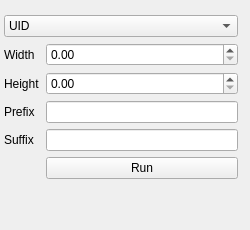
<?xml version="1.0" encoding="UTF-8"?>
<ui version="4.0">
 <class>Form</class>
 <widget class="QWidget" name="Form">
  <property name="geometry">
   <rect>
    <x>0</x>
    <y>0</y>
    <width>250</width>
    <height>230</height>
   </rect>
  </property>
  <property name="sizePolicy">
   <sizepolicy hsizetype="Fixed" vsizetype="Fixed">
    <horstretch>0</horstretch>
    <verstretch>0</verstretch>
   </sizepolicy>
  </property>
  <property name="minimumSize">
   <size>
    <width>250</width>
    <height>230</height>
   </size>
  </property>
  <property name="windowTitle">
   <string>Form</string>
  </property>
  <layout class="QGridLayout" name="gridLayout">
   <property name="sizeConstraint">
    <enum>QLayout::SetDefaultConstraint</enum>
   </property>
   <property name="leftMargin">
    <number>4</number>
   </property>
   <property name="topMargin">
    <number>15</number>
   </property>
   <property name="rightMargin">
    <number>12</number>
   </property>
   <item row="0" column="0">
    <widget class="QComboBox" name="stringnum_type">
     <item>
      <property name="text">
       <string>UID</string>
      </property>
     </item>
     <item>
      <property name="text">
       <string>Basic</string>
      </property>
     </item>
     <item>
      <property name="text">
       <string>Basic+module</string>
      </property>
     </item>
     <item>
      <property name="text">
       <string>Existing+module</string>
      </property>
     </item>
    </widget>
   </item>
   <item row="1" column="0">
    <layout class="QFormLayout" name="formLayout">
     <item row="0" column="0">
      <widget class="QLabel" name="label">
       <property name="text">
        <string>Width</string>
       </property>
      </widget>
     </item>
     <item row="0" column="1">
      <widget class="QgsDoubleSpinBox" name="Width">
       <property name="enabled">
        <bool>true</bool>
       </property>
      </widget>
     </item>
     <item row="1" column="0">
      <widget class="QLabel" name="label_2">
       <property name="text">
        <string>Height</string>
       </property>
      </widget>
     </item>
     <item row="1" column="1">
      <widget class="QgsDoubleSpinBox" name="Height"/>
     </item>
     <item row="2" column="0">
      <widget class="QLabel" name="label_3">
       <property name="text">
        <string>Prefix</string>
       </property>
      </widget>
     </item>
     <item row="2" column="1">
      <widget class="QLineEdit" name="Prefix"/>
     </item>
     <item row="3" column="0">
      <widget class="QLabel" name="label_4">
       <property name="text">
        <string>Suffix</string>
       </property>
      </widget>
     </item>
     <item row="3" column="1">
      <widget class="QLineEdit" name="Suffix"/>
     </item>
     <item row="4" column="1">
      <widget class="QPushButton" name="approve">
       <property name="text">
        <string>Run</string>
       </property>
      </widget>
     </item>
    </layout>
   </item>
  </layout>
 </widget>
 <customwidgets>
  <customwidget>
   <class>QgsDoubleSpinBox</class>
   <extends>QDoubleSpinBox</extends>
   <header>qgsdoublespinbox.h</header>
  </customwidget>
 </customwidgets>
 <resources/>
 <connections/>
</ui>
